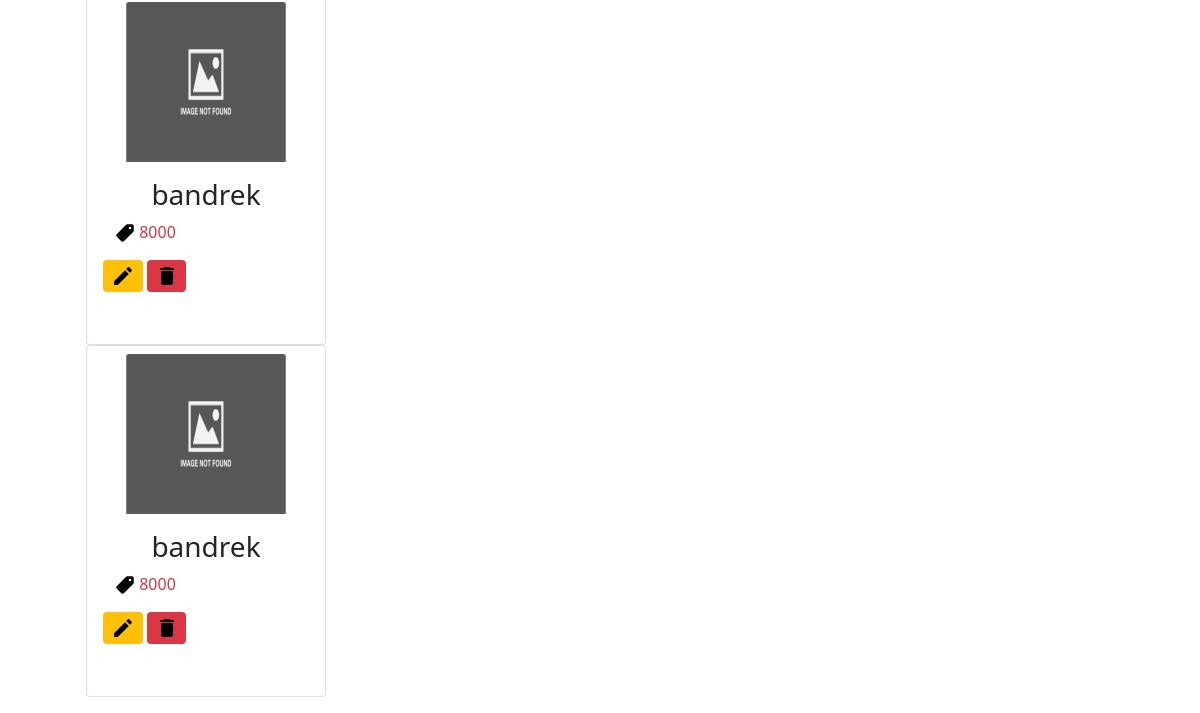
Before: /restoran/chef/ (lower part) with the older database file.
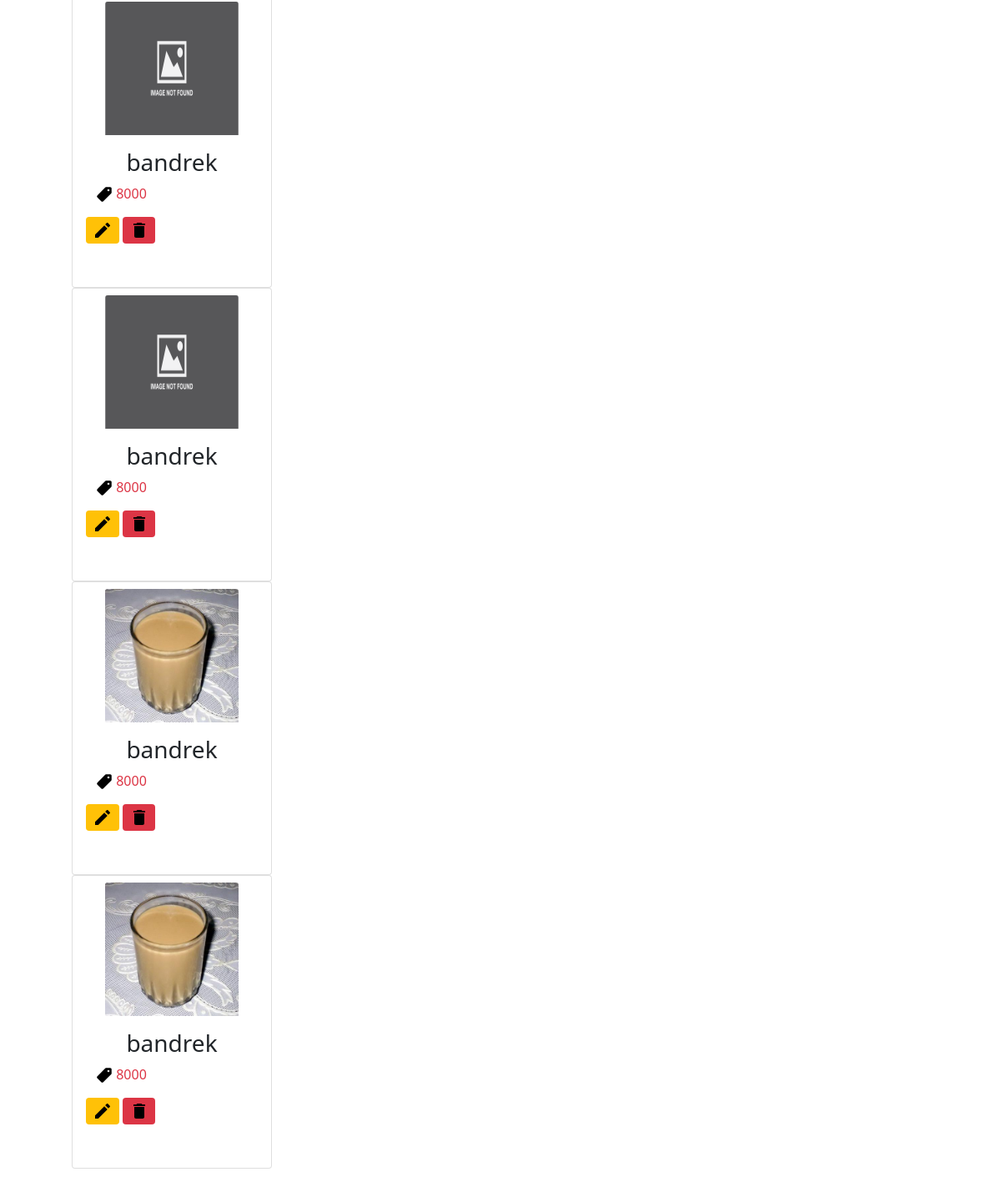
After: the same page with the newer database file.
### restoran/models.py (models this page shows, shortened)
class MenuRestoran(models.Model):
    name_menu = models.CharField(max_length=200)
    category_menu = models.CharField(max_length=200)
    image_menu = models.ImageField(null=True, blank=True, upload_to='media')
    price_menu = models.DecimalField(max_digits=6, decimal_places=0)
    slug = models.SlugField(blank=True, editable=False)

### restoran/views.py (the view)
# urls.py: path('chef/', IndexChefView.as_view(), name='chef'),
class IndexChefView(ListView):
    model = MenuRestoran
    print()

### restoran/templates/restoran/menurestoran_list.html (shortened to what this page needs)
{% extends 'base.html' %}
{% load static %}
{% block contents %}
<div class="container">
      <div class="container">
          <ul class="mt-3">
            {% for menu in object_list %}
              <div class="card float-left ml-3" style="width: 15rem; height: 22rem">
                {% if menu.image_menu %}
                  <img class="card-img-top mx-auto mt-2 " src="{{menu.image_menu.url}}" alt="{{menu.image_menu}}" style="width: 10rem; height:10rem">
                {% else %}
                  <img class="card-img-top mx-auto mt-2 " src="{% static 'img/default.png' %}" alt="{{menu.image_menu}}" style="width: 10rem; height:10rem">
                {% endif %}
                <div class="card-body">
                  <h3 class="card-text text-center">{{menu.name_menu}}</h3>
                  <div class="container mt-2">
                    <img src="/static/img/pricetag.svg" style="width:20px; height:20px">
                    <span class="text-danger text-center font-weight-bold">{{menu.price_menu}}</span>
                  </div>
                  <a class="badge bg-warning" href=""><span class="oi" data-glyph="icon-name" title="icon name" aria-hidden="true"><img src="/static/img/edit.svg" alt=""></a>
                  <a class="badge bg-danger mt-3" href=""><span class="oi" data-glyph="icon-name" title="icon name" aria-hidden="true"><img src="/static/img/delete.svg" alt=""></a>
                </div>
              </div>
            {% endfor %}
          </ul>
      </div>
{% endblock contents %}

Changed rows visible on the page:
added MenuRestoran: image_menu (picture), name_menu "bandrek", price_menu "8000"
added MenuRestoran: image_menu (picture), name_menu "bandrek", price_menu "8000"
